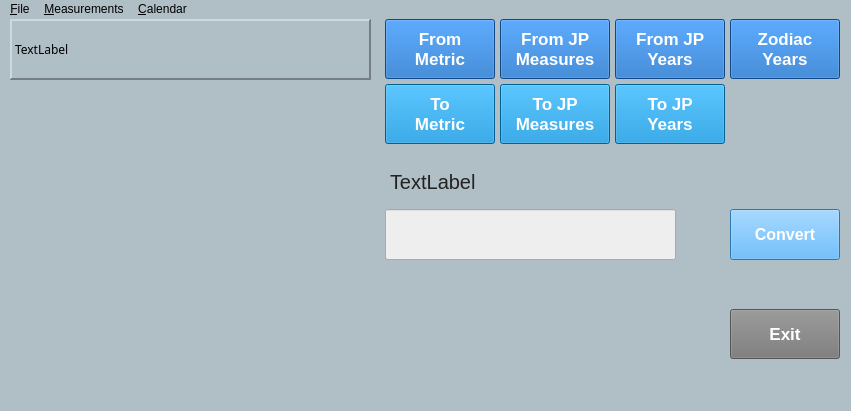
<?xml version="1.0" encoding="UTF-8"?>
<ui version="4.0">
 <class>MainWindow</class>
 <widget class="QMainWindow" name="MainWindow">
  <property name="geometry">
   <rect>
    <x>0</x>
    <y>0</y>
    <width>851</width>
    <height>411</height>
   </rect>
  </property>
  <property name="minimumSize">
   <size>
    <width>0</width>
    <height>0</height>
   </size>
  </property>
  <property name="maximumSize">
   <size>
    <width>16777215</width>
    <height>521</height>
   </size>
  </property>
  <property name="font">
   <font>
    <family>Arial</family>
    <pointsize>24</pointsize>
   </font>
  </property>
  <property name="windowTitle">
   <string>JP Converter</string>
  </property>
  <property name="windowIcon">
   <iconset>
    <normaloff>256jpconverter.ico</normaloff>256jpconverter.ico</iconset>
  </property>
  <property name="windowOpacity">
   <double>1.000000000000000</double>
  </property>
  <property name="styleSheet">
   <string notr="true">background-color:#B0BEC5;</string>
  </property>
  <widget class="QWidget" name="central_widget">
   <property name="minimumSize">
    <size>
     <width>800</width>
     <height>380</height>
    </size>
   </property>
   <property name="maximumSize">
    <size>
     <width>16777215</width>
     <height>600</height>
    </size>
   </property>
   <property name="font">
    <font>
     <family>Arial</family>
    </font>
   </property>
   <widget class="QPushButton" name="button_convert">
    <property name="geometry">
     <rect>
      <x>730</x>
      <y>190</y>
      <width>110</width>
      <height>51</height>
     </rect>
    </property>
    <property name="styleSheet">
     <string notr="true">color:#ffffff;background-color:#42a5f5;font:arial;font-size:16px;font-weight:bold;</string>
    </property>
    <property name="text">
     <string>Convert</string>
    </property>
   </widget>
   <widget class="QLineEdit" name="input1">
    <property name="geometry">
     <rect>
      <x>385</x>
      <y>190</y>
      <width>291</width>
      <height>51</height>
     </rect>
    </property>
    <property name="sizePolicy">
     <sizepolicy hsizetype="Preferred" vsizetype="Preferred">
      <horstretch>0</horstretch>
      <verstretch>0</verstretch>
     </sizepolicy>
    </property>
    <property name="font">
     <font>
      <pointsize>-1</pointsize>
     </font>
    </property>
    <property name="styleSheet">
     <string notr="true">background-color:#eeeeee;font-size:20px;</string>
    </property>
    <property name="inputMask">
     <string/>
    </property>
    <property name="maxLength">
     <number>20</number>
    </property>
   </widget>
   <widget class="QPushButton" name="button_from_metric">
    <property name="geometry">
     <rect>
      <x>385</x>
      <y>0</y>
      <width>110</width>
      <height>60</height>
     </rect>
    </property>
    <property name="minimumSize">
     <size>
      <width>100</width>
      <height>60</height>
     </size>
    </property>
    <property name="font">
     <font>
      <pointsize>-1</pointsize>
      <weight>75</weight>
      <italic>false</italic>
      <bold>true</bold>
     </font>
    </property>
    <property name="styleSheet">
     <string notr="true">color:white;background-color:#1565c0;font:arial;font-size:17px;font-weight:bold;</string>
    </property>
    <property name="text">
     <string>From 
Metric</string>
    </property>
    <property name="checkable">
     <bool>false</bool>
    </property>
    <property name="autoDefault">
     <bool>false</bool>
    </property>
    <property name="flat">
     <bool>false</bool>
    </property>
   </widget>
   <widget class="QPushButton" name="button_from_jpmeasure">
    <property name="geometry">
     <rect>
      <x>500</x>
      <y>0</y>
      <width>110</width>
      <height>60</height>
     </rect>
    </property>
    <property name="minimumSize">
     <size>
      <width>100</width>
      <height>60</height>
     </size>
    </property>
    <property name="font">
     <font>
      <pointsize>-1</pointsize>
      <weight>75</weight>
      <italic>false</italic>
      <bold>true</bold>
     </font>
    </property>
    <property name="styleSheet">
     <string notr="true">color:white;background-color:#1565c0;font:arial;font-size:17px;font-weight:bold;</string>
    </property>
    <property name="text">
     <string>From JP 
Measures</string>
    </property>
    <property name="flat">
     <bool>false</bool>
    </property>
   </widget>
   <widget class="QPushButton" name="button_to_jpyear">
    <property name="geometry">
     <rect>
      <x>615</x>
      <y>65</y>
      <width>110</width>
      <height>60</height>
     </rect>
    </property>
    <property name="minimumSize">
     <size>
      <width>100</width>
      <height>60</height>
     </size>
    </property>
    <property name="font">
     <font>
      <pointsize>-1</pointsize>
      <weight>75</weight>
      <italic>false</italic>
      <bold>true</bold>
     </font>
    </property>
    <property name="styleSheet">
     <string notr="true">color:white;background-color:#0288d1;font:arial;font-size:17px;font-weight:bold;</string>
    </property>
    <property name="text">
     <string>To JP 
Years</string>
    </property>
    <property name="flat">
     <bool>false</bool>
    </property>
   </widget>
   <widget class="QPushButton" name="button_exit">
    <property name="geometry">
     <rect>
      <x>730</x>
      <y>290</y>
      <width>110</width>
      <height>50</height>
     </rect>
    </property>
    <property name="minimumSize">
     <size>
      <width>100</width>
      <height>40</height>
     </size>
    </property>
    <property name="font">
     <font>
      <pointsize>-1</pointsize>
      <weight>75</weight>
      <italic>false</italic>
      <bold>true</bold>
     </font>
    </property>
    <property name="focusPolicy">
     <enum>Qt::NoFocus</enum>
    </property>
    <property name="styleSheet">
     <string notr="true">color:#ffffff;background-color:#777777;font:arial;font-size:17px;font-weight:bold;</string>
    </property>
    <property name="text">
     <string>Exit</string>
    </property>
    <property name="flat">
     <bool>false</bool>
    </property>
   </widget>
   <widget class="QPushButton" name="button_to_jpmeasure">
    <property name="geometry">
     <rect>
      <x>500</x>
      <y>65</y>
      <width>110</width>
      <height>60</height>
     </rect>
    </property>
    <property name="minimumSize">
     <size>
      <width>100</width>
      <height>60</height>
     </size>
    </property>
    <property name="font">
     <font>
      <pointsize>-1</pointsize>
      <weight>75</weight>
      <italic>false</italic>
      <bold>true</bold>
     </font>
    </property>
    <property name="styleSheet">
     <string notr="true">color:white;background-color:#0288d1;font:arial;font-size:17px;font-weight:bold;</string>
    </property>
    <property name="text">
     <string>To JP 
Measures</string>
    </property>
    <property name="flat">
     <bool>false</bool>
    </property>
   </widget>
   <widget class="QPushButton" name="button_zodiac">
    <property name="geometry">
     <rect>
      <x>730</x>
      <y>0</y>
      <width>110</width>
      <height>60</height>
     </rect>
    </property>
    <property name="minimumSize">
     <size>
      <width>100</width>
      <height>60</height>
     </size>
    </property>
    <property name="font">
     <font>
      <pointsize>-1</pointsize>
      <weight>75</weight>
      <italic>false</italic>
      <bold>true</bold>
     </font>
    </property>
    <property name="styleSheet">
     <string notr="true">color:white;background-color:#1565c0;font:arial;font-size:17px;font-weight:bold;</string>
    </property>
    <property name="text">
     <string>Zodiac
Years</string>
    </property>
    <property name="flat">
     <bool>false</bool>
    </property>
   </widget>
   <widget class="QPushButton" name="button_from_jpyear">
    <property name="geometry">
     <rect>
      <x>615</x>
      <y>0</y>
      <width>110</width>
      <height>60</height>
     </rect>
    </property>
    <property name="minimumSize">
     <size>
      <width>100</width>
      <height>60</height>
     </size>
    </property>
    <property name="font">
     <font>
      <pointsize>-1</pointsize>
      <weight>75</weight>
      <italic>false</italic>
      <bold>true</bold>
     </font>
    </property>
    <property name="styleSheet">
     <string notr="true">color:white;background-color:#1565c0;font:arial;font-size:17px;font-weight:bold;</string>
    </property>
    <property name="text">
     <string>From JP 
Years</string>
    </property>
   </widget>
   <widget class="QLabel" name="label_instructions1">
    <property name="geometry">
     <rect>
      <x>385</x>
      <y>140</y>
      <width>391</width>
      <height>46</height>
     </rect>
    </property>
    <property name="font">
     <font>
      <pointsize>-1</pointsize>
     </font>
    </property>
    <property name="styleSheet">
     <string notr="true">font-size:20px;color:#222222;padding:11px 0px 11px 0px;</string>
    </property>
    <property name="text">
     <string>TextLabel</string>
    </property>
   </widget>
   <widget class="QTextEdit" name="label_output2">
    <property name="geometry">
     <rect>
      <x>385</x>
      <y>260</y>
      <width>341</width>
      <height>91</height>
     </rect>
    </property>
    <property name="font">
     <font>
      <family>Arial</family>
      <pointsize>18</pointsize>
      <weight>50</weight>
      <bold>false</bold>
     </font>
    </property>
    <property name="styleSheet">
     <string notr="true"/>
    </property>
    <property name="frameShape">
     <enum>QFrame::NoFrame</enum>
    </property>
    <property name="frameShadow">
     <enum>QFrame::Plain</enum>
    </property>
    <property name="lineWidth">
     <number>0</number>
    </property>
    <property name="readOnly">
     <bool>true</bool>
    </property>
    <property name="html">
     <string>&lt;!DOCTYPE HTML PUBLIC &quot;-//W3C//DTD HTML 4.0//EN&quot; &quot;http://www.w3.org/TR/REC-html40/strict.dtd&quot;&gt;
&lt;html&gt;&lt;head&gt;&lt;meta name=&quot;qrichtext&quot; content=&quot;1&quot; /&gt;&lt;style type=&quot;text/css&quot;&gt;
p, li { white-space: pre-wrap; }
&lt;/style&gt;&lt;/head&gt;&lt;body style=&quot; font-family:'Arial'; font-size:18pt; font-weight:400; font-style:normal;&quot;&gt;
&lt;p style=&quot;-qt-paragraph-type:empty; margin-top:0px; margin-bottom:0px; margin-left:0px; margin-right:0px; -qt-block-indent:0; text-indent:0px;&quot;&gt;&lt;br /&gt;&lt;/p&gt;&lt;/body&gt;&lt;/html&gt;</string>
    </property>
   </widget>
   <widget class="QScrollArea" name="conv_layout">
    <property name="geometry">
     <rect>
      <x>10</x>
      <y>70</y>
      <width>261</width>
      <height>310</height>
     </rect>
    </property>
    <property name="font">
     <font>
      <family>Arial</family>
      <pointsize>12</pointsize>
     </font>
    </property>
    <property name="frameShape">
     <enum>QFrame::NoFrame</enum>
    </property>
    <property name="frameShadow">
     <enum>QFrame::Plain</enum>
    </property>
    <property name="lineWidth">
     <number>0</number>
    </property>
    <property name="horizontalScrollBarPolicy">
     <enum>Qt::ScrollBarAsNeeded</enum>
    </property>
    <property name="widgetResizable">
     <bool>true</bool>
    </property>
    <widget class="QWidget" name="conv_layout_contents">
     <property name="geometry">
      <rect>
       <x>0</x>
       <y>0</y>
       <width>261</width>
       <height>310</height>
      </rect>
     </property>
    </widget>
   </widget>
   <widget class="QPushButton" name="button_to_metric">
    <property name="geometry">
     <rect>
      <x>385</x>
      <y>65</y>
      <width>110</width>
      <height>60</height>
     </rect>
    </property>
    <property name="minimumSize">
     <size>
      <width>100</width>
      <height>60</height>
     </size>
    </property>
    <property name="font">
     <font>
      <pointsize>-1</pointsize>
      <weight>75</weight>
      <italic>false</italic>
      <bold>true</bold>
     </font>
    </property>
    <property name="autoFillBackground">
     <bool>false</bool>
    </property>
    <property name="styleSheet">
     <string notr="true">color:white;background-color:#0288d1;font:arial;font-size:17px;font-weight:bold;</string>
    </property>
    <property name="text">
     <string>To 
Metric</string>
    </property>
    <property name="flat">
     <bool>false</bool>
    </property>
   </widget>
   <widget class="QLabel" name="label_header1">
    <property name="geometry">
     <rect>
      <x>10</x>
      <y>0</y>
      <width>361</width>
      <height>61</height>
     </rect>
    </property>
    <property name="font">
     <font>
      <family>Franklin Gothic Medium</family>
     </font>
    </property>
    <property name="frameShape">
     <enum>QFrame::Panel</enum>
    </property>
    <property name="frameShadow">
     <enum>QFrame::Raised</enum>
    </property>
    <property name="lineWidth">
     <number>2</number>
    </property>
    <property name="text">
     <string>TextLabel</string>
    </property>
   </widget>
   <zorder>conv_layout</zorder>
   <zorder>button_convert</zorder>
   <zorder>button_from_metric</zorder>
   <zorder>button_from_jpmeasure</zorder>
   <zorder>button_to_jpyear</zorder>
   <zorder>button_to_jpmeasure</zorder>
   <zorder>button_zodiac</zorder>
   <zorder>button_from_jpyear</zorder>
   <zorder>label_instructions1</zorder>
   <zorder>input1</zorder>
   <zorder>label_output2</zorder>
   <zorder>button_to_metric</zorder>
   <zorder>label_header1</zorder>
   <zorder>button_exit</zorder>
  </widget>
  <widget class="QMenuBar" name="menubar">
   <property name="geometry">
    <rect>
     <x>0</x>
     <y>0</y>
     <width>851</width>
     <height>21</height>
    </rect>
   </property>
   <widget class="QMenu" name="menu_File">
    <property name="title">
     <string>&amp;File</string>
    </property>
    <addaction name="action_exit"/>
   </widget>
   <widget class="QMenu" name="menu_Measures">
    <property name="title">
     <string>&amp;Measurements</string>
    </property>
    <addaction name="action_from_metric"/>
    <addaction name="action_to_metric"/>
    <addaction name="separator"/>
    <addaction name="action_from_jpmeasure"/>
    <addaction name="action_to_jpmeasure"/>
   </widget>
   <widget class="QMenu" name="menu_Years">
    <property name="title">
     <string>&amp;Calendar</string>
    </property>
    <addaction name="action_from_jpyear"/>
    <addaction name="action_from_jpyear_historic"/>
    <addaction name="action_to_jpyear"/>
    <addaction name="separator"/>
    <addaction name="action_zodiac"/>
   </widget>
   <addaction name="menu_File"/>
   <addaction name="menu_Measures"/>
   <addaction name="menu_Years"/>
  </widget>
  <action name="action_exit">
   <property name="text">
    <string>E&amp;xit</string>
   </property>
  </action>
  <action name="action_from_jpyear">
   <property name="text">
    <string>From &amp;Japanese years (modern)</string>
   </property>
  </action>
  <action name="action_to_jpyear">
   <property name="text">
    <string>To Japanese &amp;years</string>
   </property>
  </action>
  <action name="action_zodiac">
   <property name="text">
    <string>&amp;Zodiac years</string>
   </property>
  </action>
  <action name="action_from_metric">
   <property name="text">
    <string>From &amp;Metric</string>
   </property>
  </action>
  <action name="action_to_metric">
   <property name="text">
    <string>To M&amp;etric</string>
   </property>
  </action>
  <action name="action_from_jpmeasure">
   <property name="text">
    <string>&amp;From Japanese measurements</string>
   </property>
  </action>
  <action name="action_to_jpmeasure">
   <property name="text">
    <string>&amp;To Japanese measurements</string>
   </property>
  </action>
  <action name="action_from_jpyear_historic">
   <property name="text">
    <string>From Japanese years (&amp;historic)</string>
   </property>
  </action>
 </widget>
 <tabstops>
  <tabstop>button_from_metric</tabstop>
  <tabstop>button_from_jpmeasure</tabstop>
  <tabstop>button_from_jpyear</tabstop>
  <tabstop>button_zodiac</tabstop>
  <tabstop>button_to_metric</tabstop>
  <tabstop>button_to_jpmeasure</tabstop>
  <tabstop>button_to_jpyear</tabstop>
  <tabstop>input1</tabstop>
  <tabstop>button_convert</tabstop>
  <tabstop>button_exit</tabstop>
  <tabstop>label_output2</tabstop>
  <tabstop>conv_layout</tabstop>
 </tabstops>
 <resources/>
 <connections/>
</ui>
